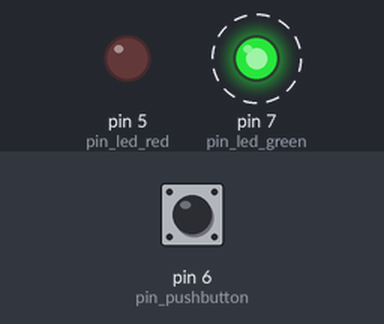
Bench run of a sketch on a simulated Arduino Uno, built with avr-gcc and run on an emulated ATmega328P. Shown: output pins drawn as LEDs (lit = HIGH). Dashed ring = blinking. The test bench sets the inputs (shaded band); at power-on: pin 6 (pin_pushbutton) HIGH.

Above: at 1.26 s.
1.3 s: pin 6 (pin_pushbutton) pulled LOW for 3.2 s
At 1.38 s:
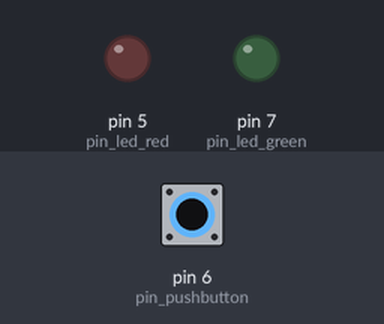
At 2.4 s:
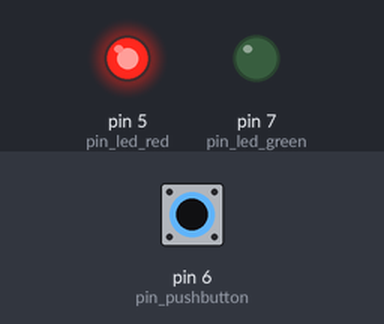
Timing chart, 0 to 12.0 s (numbered marks = the images above; inputs shaded):
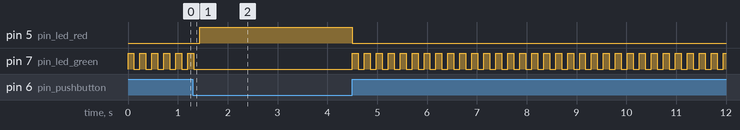

Measured:
- after the input at 1.3 s, pin 5 (pin_led_red): LOW → HIGH after 0.14 s, → LOW 3.1 s later
- by itself, pin 7 (pin_led_green): repeats every 0.24 s: HIGH 0.12 s, LOW 0.12 s

The sketch:

sketch_jun23a.ino
```cpp
const int pin_led_red = 5;
const int pin_pushbutton = 6;
const int pin_led_green = 7;

void setup() {
  // put your setup code here, to run once:
  pinMode(pin_led_red, OUTPUT);
  pinMode(pin_pushbutton, INPUT_PULLUP);
  pinMode(pin_led_green, OUTPUT);
}

void loop() {
  // put your main code here, to run repeatedly:

    while (digitalRead(pin_pushbutton) == LOW) {
    digitalWrite(pin_led_red, HIGH);
    digitalWrite(pin_led_green, LOW);
  }

  digitalWrite(pin_led_red, LOW);

  for (int x= 0; x <= 10; x++) {
    }
    digitalWrite(pin_led_green, HIGH);
    delay(120);
    digitalWrite(pin_led_green, LOW);
    delay(120);

  }
```
